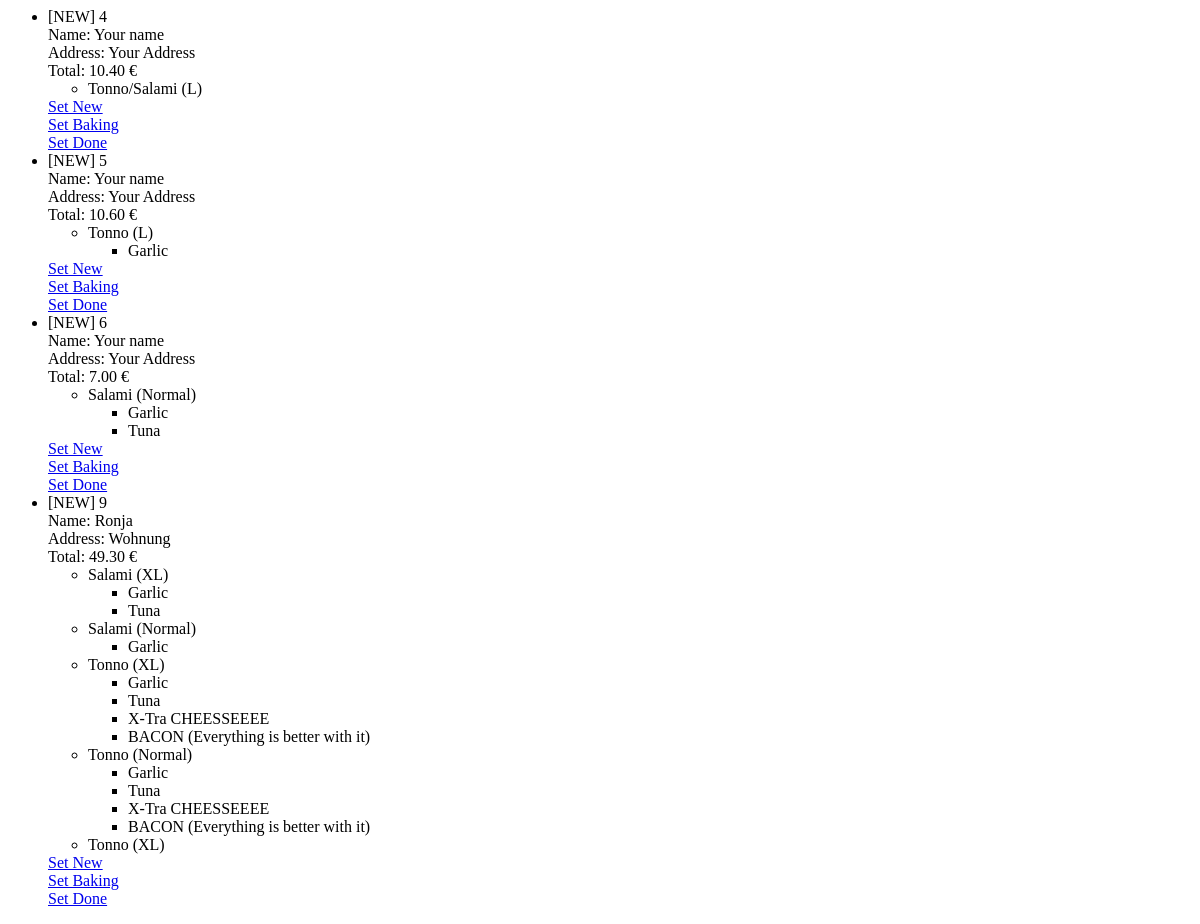
Before: /staff/open_orders with the older database file.
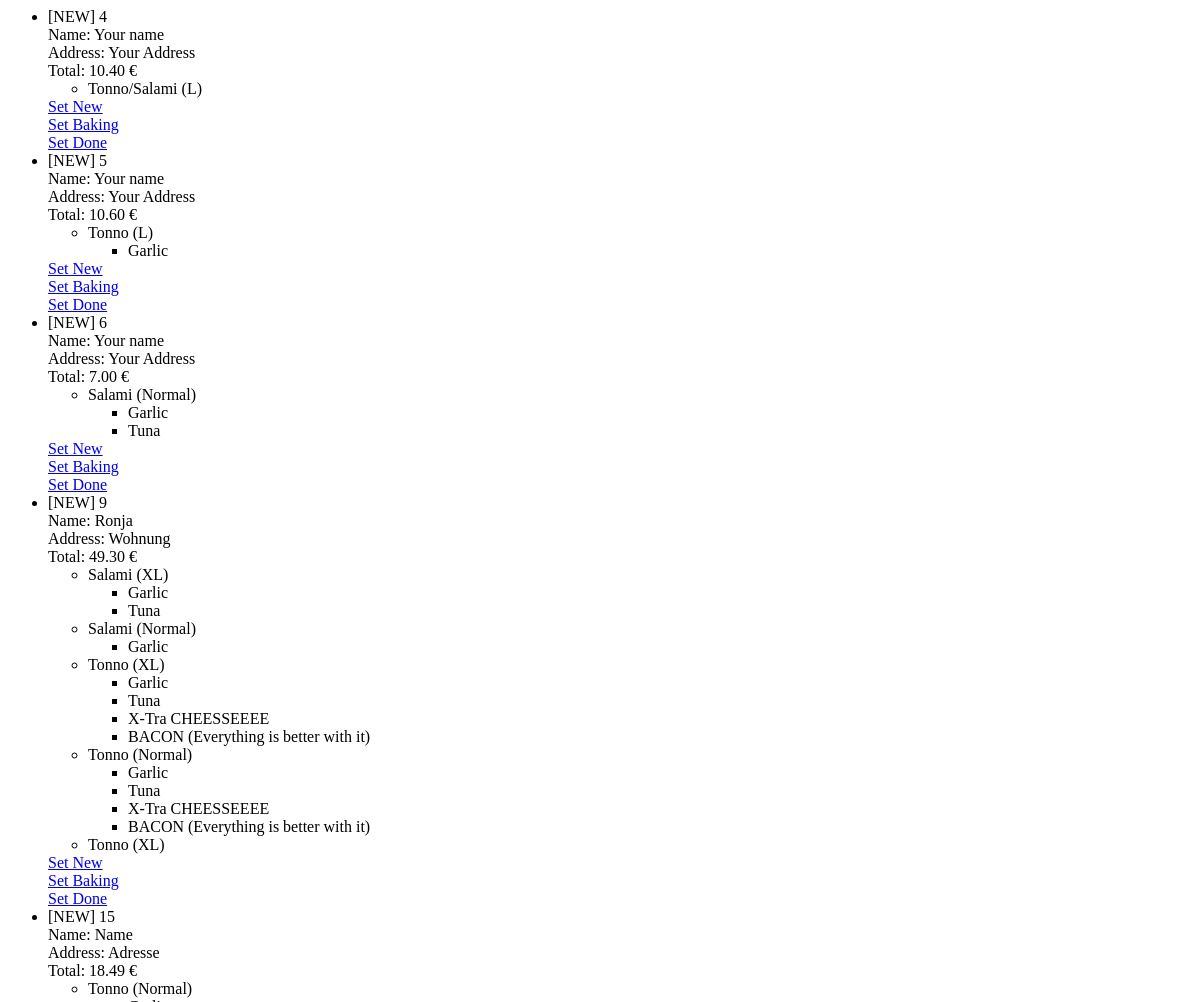
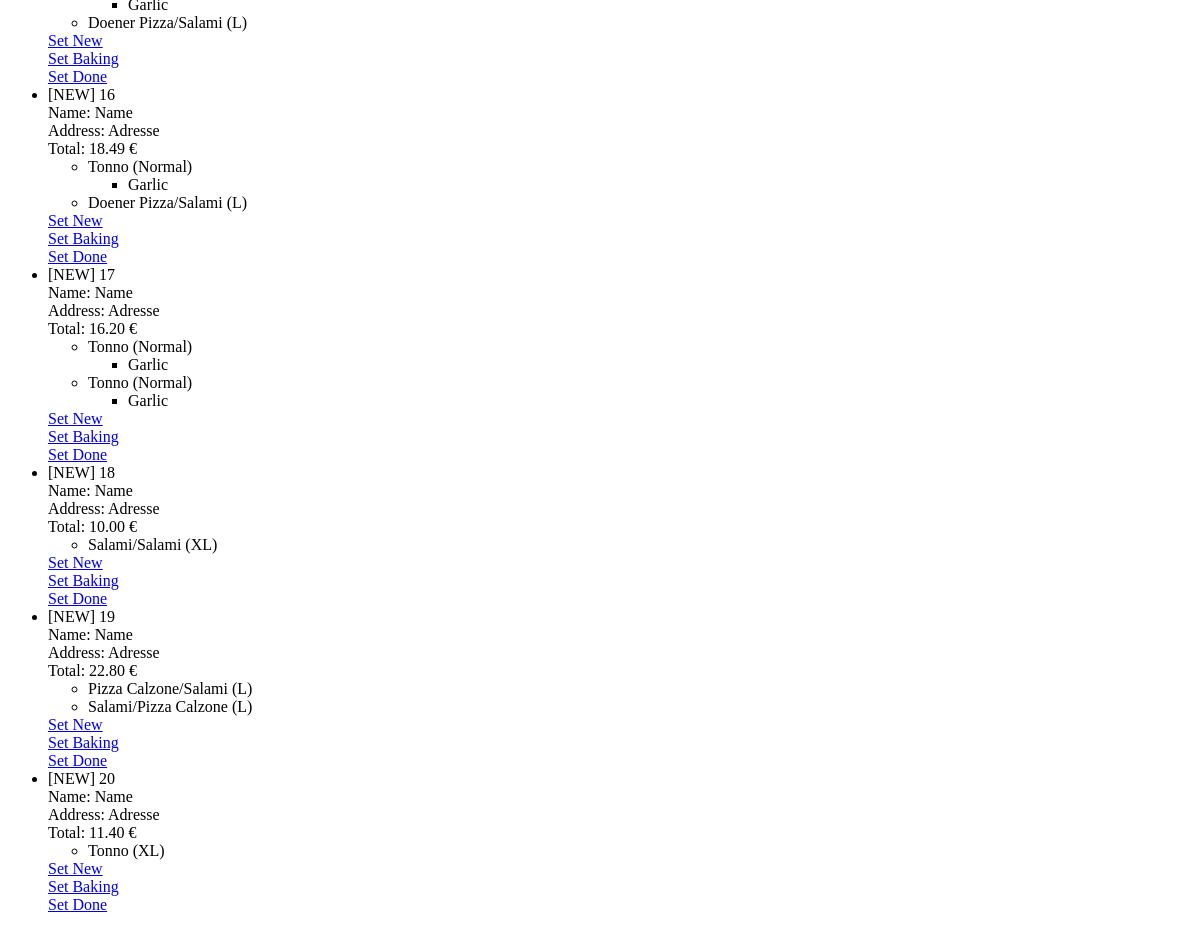
After: the same page with the newer database file (2 pictures, top to bottom).
### orders/models.py (models this page shows, shortened)
class Order(models.Model):
    STATE_NEW = 0
    STATE_BAKING = 1
    STATE_DONE = 2
    state = models.SmallIntegerField(default=STATE_NEW)
    from_cart = models.OneToOneField(Cart, on_delete=models.CASCADE, primary_key=False)
    customer_name = models.CharField(max_length=255)
    customer_address = models.CharField(max_length=255)
    def __str__(self):
        state_str = ""
        if self.state == Order.STATE_NEW:
            state_str = "[NEW]"
        elif self.state == Order.STATE_BAKING:
            state_str = "[BAKING]"
        else:
            state_str = "[DONE]"
        return state_str + " %d" % self.from_cart.id
    def pizzas(self):
        return self.from_cart.orderpizza_set.all()
    def total(self):
        return self.from_cart.total_readable()

class Cart(models.Model):
    def total(self):
        total = 0
        for pizza in self.orderpizza_set.all():
            total += pizza.price()
            total += pizza.ordersize_set.get().price()
            for topping in pizza.ordertopping_set.all():
                total += topping.price()
        return total
    def total_readable(self):
        price_str = str(self.total() / 100.0)
        for i in range(len(price_str)):
            if price_str[i] != '.':
                continue
            if i >= len(price_str) - 2:
                price_str += "0"
                break
        return price_str

class OrderPizza(models.Model):
    pizza = models.ForeignKey(MenuPizza, on_delete=models.CASCADE, related_name='pizza')
    pizza_half = models.ForeignKey(MenuPizza, on_delete=models.CASCADE, related_name='pizza_half', null=True)
    cart = models.ForeignKey(Cart, on_delete=models.CASCADE)
    def price(self):
        half_price = 0
        if self.pizza_half:
            half_price = self.pizza_half.price
        return self.pizza.price if self.pizza.price > half_price else self.pizza_half.price
    def name(self):
        return self.pizza.name if self.pizza_half == None else self.pizza.name + "/" + self.pizza_half.name

class MenuPizza(models.Model):
    name = models.CharField(max_length=80)
    price = models.IntegerField(default=0) # in cents

class OrderSize(models.Model):
    size = models.ForeignKey(MenuSize, on_delete=models.CASCADE)
    pizza = models.ForeignKey(OrderPizza, on_delete=models.CASCADE)
    def price(self):
        return self.size.price
    def name(self):
        return self.size.name

class MenuSize(models.Model):
    name = models.CharField(max_length=10)
    price = models.IntegerField(default=0) # in cents
    ntopings = models.IntegerField(default=3) # number of available toppings
    allows_splitting = models.BooleanField(default=False)

class OrderTopping(models.Model):
    topping = models.ForeignKey(MenuTopping, on_delete=models.CASCADE)
    pizza = models.ForeignKey(OrderPizza, on_delete=models.CASCADE)
    def price(self):
        return self.topping.price
    def name(self):
        return self.topping.name

class MenuTopping(models.Model):
    name = models.CharField(max_length=80)
    price = models.IntegerField(default=0) # in cents

### orders/views.py (the view)
# urls.py: url(r'^staff/open_orders$', views.ShowOpenOrders.as_view(), name='show_open_orders'),
class ShowOpenOrders(generic.ListView):
    template_name = 'orders/show_open_orders.html'
    context_object_name = 'open_orders'
    def get_queryset(self):
        print(Order.objects.all())
        return Order.objects.exclude(state=Order.STATE_DONE)

### orders/templates/orders/show_open_orders.html
{% if open_orders %}
<p>
    <ul>
    {% for order in open_orders %}
    <li>
        {{ order }} <br />
        Name: {{ order.customer_name }} <br />
        Address: {{ order.customer_address }} <br />
        Total: {{ order.total }} €
        <ul>
        {% for pizza in order.pizzas %}
            <li>
                {{ pizza.name }} ({{ pizza.ordersize_set.get.name }})
                <ul>
                {% for topping in pizza.ordertopping_set.all %}
                <li>{{ topping.name }}</li>
                {% endfor %}
                </ul>
            </li>
        {% endfor %}
        </ul>
        <a href="{% url 'orders:set_order_state' order.id 0 %}">Set New</a> <br />
        <a href="{% url 'orders:set_order_state' order.id 1 %}">Set Baking</a> <br />
        <a href="{% url 'orders:set_order_state' order.id 2 %}">Set Done</a>
    </li>
    {% endfor %}
    </ul>
</p>
{% else %}
<p>No open orders</p>
{% endif %}

Changed rows visible on the page:
added Order: state+from_cart "[NEW] 15", customer_name "Name", customer_address "Adresse", total "18.49"
added OrderPizza: name "Tonno", ordersize_set.get.name "Normal", shown under "[NEW] 15"
added OrderTopping: name "Garlic", shown under "Tonno"
added OrderPizza: name "Doener Pizza/Salami", ordersize_set.get.name "L", shown under "[NEW] 15"
added Order: state+from_cart "[NEW] 16", customer_name "Name", customer_address "Adresse", total "18.49"
added OrderPizza: name "Tonno", ordersize_set.get.name "Normal", shown under "[NEW] 16"
added OrderTopping: name "Garlic", shown under "Tonno"
added OrderPizza: name "Doener Pizza/Salami", ordersize_set.get.name "L", shown under "[NEW] 16"
added Order: state+from_cart "[NEW] 17", customer_name "Name", customer_address "Adresse", total "16.20"
added OrderPizza: name "Tonno", ordersize_set.get.name "Normal", shown under "[NEW] 17"
added OrderTopping: name "Garlic", shown under "Tonno"
added OrderPizza: name "Tonno", ordersize_set.get.name "Normal", shown under "[NEW] 17"
added OrderTopping: name "Garlic", shown under "Tonno"
added Order: state+from_cart "[NEW] 18", customer_name "Name", customer_address "Adresse", total "10.00"
added OrderPizza: name "Salami/Salami", ordersize_set.get.name "XL", shown under "[NEW] 18"
added Order: state+from_cart "[NEW] 19", customer_name "Name", customer_address "Adresse", total "22.80"
added OrderPizza: name "Pizza Calzone/Salami", ordersize_set.get.name "L", shown under "[NEW] 19"
added OrderPizza: name "Salami/Pizza Calzone", ordersize_set.get.name "L", shown under "[NEW] 19"
added Order: state+from_cart "[NEW] 20", customer_name "Name", customer_address "Adresse", total "11.40"
added OrderPizza: name "Tonno", ordersize_set.get.name "XL", shown under "[NEW] 20"
